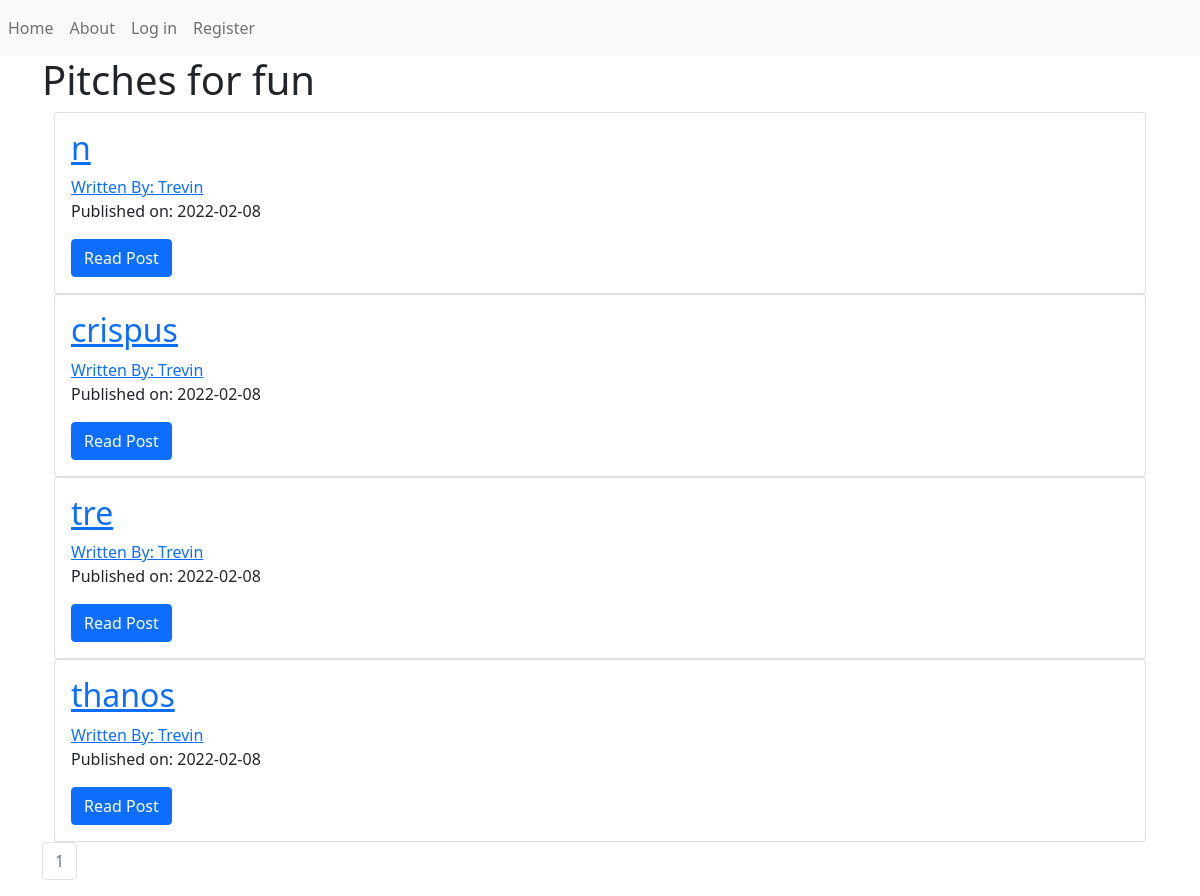
Before: / with the older database file.
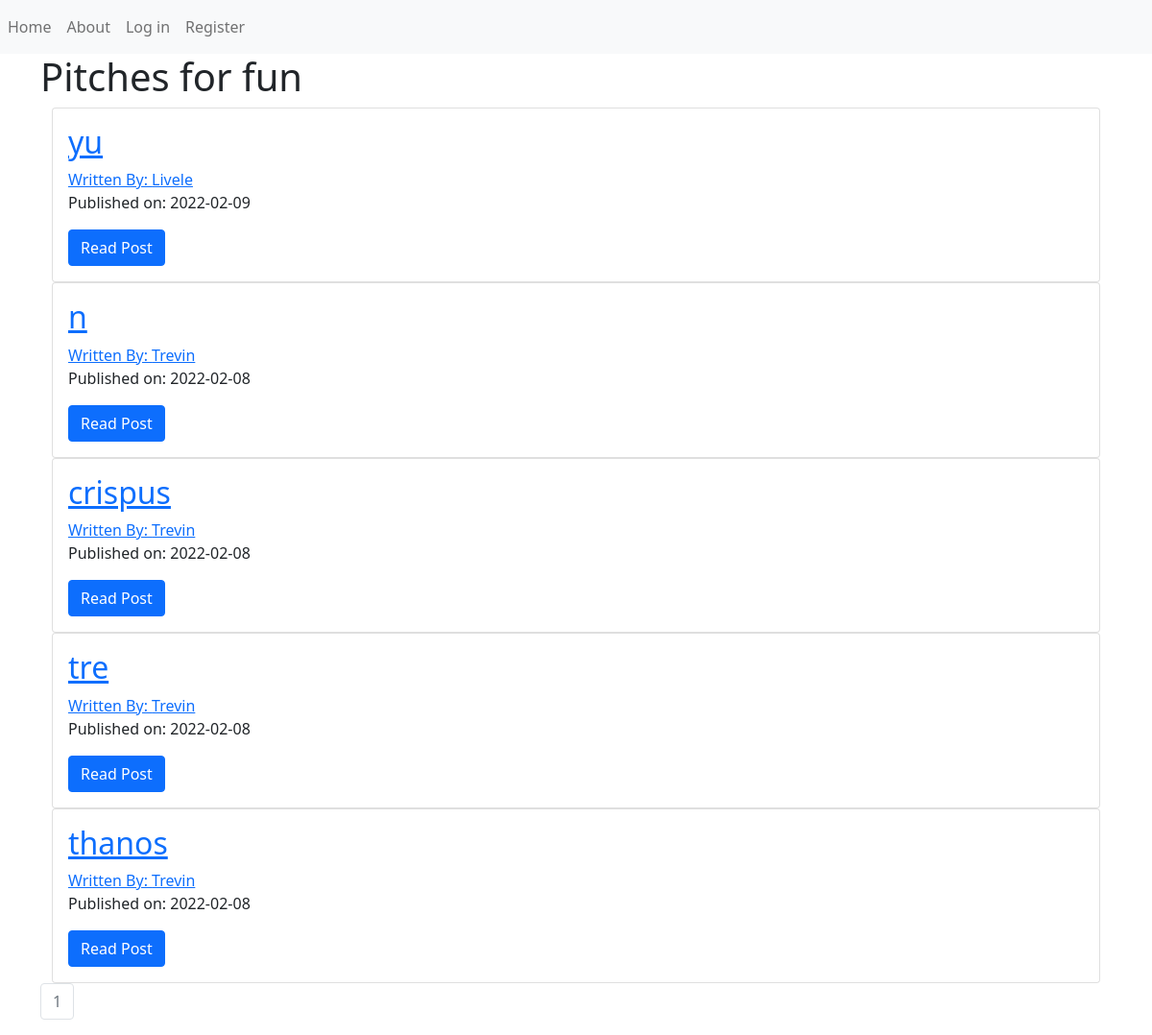
After: the same page with the newer database file.
### puppycompanyblog/models.py (models this page shows, shortened)
class BlogPost(db.Model):
    users = db.relationship(User)
    id = db.Column(db.Integer,primary_key=True)
    user_id = db.Column(db.Integer,db.ForeignKey('users.id'),nullable=False)
    date = db.Column(db.DateTime,nullable=False,default=datetime.utcnow)
    title = db.Column(db.String(140),nullable=False)
    text = db.Column(db.Text,nullable=False)

class User(db.Model,UserMixin):
    __tablename__ = 'users'
    id = db.Column(db.Integer,primary_key=True)
    profile_image = db.Column(db.String(64),nullable=False,default='default_profile.png')
    email = db.Column(db.String(64),unique=True,index=True)
    username = db.Column(db.String(64),unique=True,index=True)
    password_hash = db.Column(db.String(128))
    posts = db.relationship('BlogPost',backref='author',lazy=True)

### puppycompanyblog/core/views.py (the view)
@core.route('/')
def index():
    page = request.args.get('page',1,type=int)
    blog_posts = BlogPost.query.order_by(BlogPost.date.desc()).paginate(page = page,per_page=5)
    return render_template('index.html',blog_posts=blog_posts)

### puppycompanyblog/templates/index.html
{% extends "base.html" %}
{% block content %}
<div class="jumbotron">
    <h1> Pitches for fun</h1>
</div>
<div class="container">
    {% for post in blog_posts.items %}
    <div class="card">
        <div class="card-body">
            <h2> <a class="card-title" href="{{ url_for('blog_posts.blog_post',blog_post_id=post.id)}}">{{post.title}}</a> </h2>
           <a href="{{url_for("users.user_posts",username=post.author.username)}}">Written By: {{ post.author.username }}</a>
           <p>Published on: {{post.date.strftime('%Y-%m-%d')}} </p>
           <a class="btn btn-primary" href="{{ url_for('blog_posts.blog_post',blog_post_id=post.id)}}">Read Post</a>
        </div>
    </div>
    {% endfor %}
</div>
<nav aria-label="Page navigation example">
    <ul class="pagination">
        {% for page_num in blog_posts.iter_pages(left_edge=1,right_edge=1,left_current=1,right_current=2) %}
        {% if blog_posts.page == page_num %}
        <li class="page-item disabled">
            <a class="page-link"
                href="{{url_for('core.index',page=page_num)}}">{{ page_num }}</a>
        </li>
        {% else %}
        <li class="page-item">
            <a class="page-link"
                href="{{url_for('core.index',page=page_num)}}">{{ page_num }}</a>
        </li>
        {% endif %}
        {% endfor %}
    </ul>
</nav>
{% endblock %}

Changed rows visible on the page:
added BlogPost: title "yu", author.username "Livele", date "2022-02-09"
